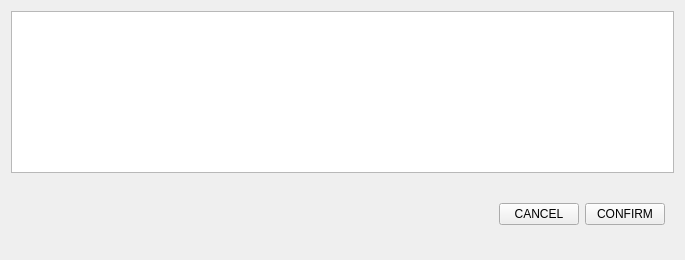
            <widget class="QWidget" name="tabPending">
             <attribute name="title">
              <string>Pending</string>
             </attribute>
             <layout class="QVBoxLayout" name="verticalLayout_14" stretch="7,3">
              <item>
               <widget class="QTableWidget" name="pendingTable"/>
              </item>
              <item>
               <widget class="QWidget" name="pendingButtonBar" native="true">
                <layout class="QHBoxLayout" name="horizontalLayout_8">
                 <item>
                  <spacer name="horizontalSpacer_3">
                   <property name="orientation">
                    <enum>Qt::Orientation::Horizontal</enum>
                   </property>
                   <property name="sizeHint" stdset="0">
                    <size>
                     <width>479</width>
                     <height>20</height>
                    </size>
                   </property>
                  </spacer>
                 </item>
                 <item>
                  <widget class="QPushButton" name="cancelBookingButton">
                   <property name="text">
                    <string>CANCEL</string>
                   </property>
                  </widget>
                 </item>
                 <item>
                  <widget class="QPushButton" name="confirmBookingButton">
                   <property name="text">
                    <string>CONFIRM</string>
                   </property>
                  </widget>
                 </item>
                </layout>
               </widget>
              </item>
             </layout>
            </widget>
